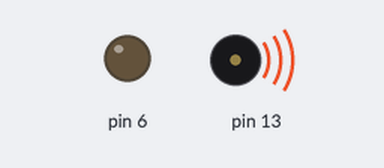
Bench run of a sketch on a simulated Arduino Uno, built with avr-gcc and run on an emulated ATmega328P. Parts: output pins drawn as LEDs (lit = HIGH), buzzer (waves = sounding). The modem accepts every AT command (registered, SIM ready, sends succeed) and sends nothing else.

Above: at 0.1 s.
At 13.1 s:
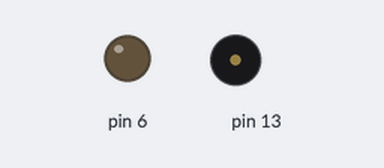
Timing chart, 0 to 14.6 s (numbered marks = the images above):
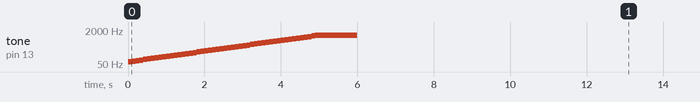

The sketch:

BLE_autoconnect.ino
```cpp
#include <SoftwareSerial.h>
SoftwareSerial mySerial(7,8); // RX, TX
// Connect BT05      Arduino Uno
//     TXD          Pin 7
//     RXD          Pin 8
//     VCC          5V
//     Gnd          Gnd
//     Speaker      Pin 13 and to ground (Attention)
//     LED          Pin 6 (long leg) and 330 Ohm resistor to graound (Meditation)
/*  Provisions: Purchase from Sichiray China a mindwave BLE Headset for about 100$
 *              Purchase from Amazon  2 von Bobury BT05 A Bluetooth 4.0 BLE Modul Cc2541 Serial Modul Transparente Übertragung Ibeacon
                          Verkauf durch: bobury EUR 4,75
                Take an Arduino Uno with a shield, connect the BLE module as above and load the program
                open the Serial Monitor and check, if the baudrate is 9600 and as well NL and CR are activated
                Give the Command AT the response must be OK
                Give the Command AT+ROLE the response must be +ROLE0
                Give the Command AT+ROLE1 the response mus be +get1, the BT05 is in master mode and this choice is permanent also in power down
    Using:      Open the Serial Monitor as above, give AT, than AT+INQ, the BT05 searches for slaves, and than AT+CONN1, if it is the first module
                Than the Headsets sends data, to see the data in order, give on the monitor E
                To see the meditation and attention value give M
    S180127_BLE_autoconnect:  The AT commands are given automaitcally with no response on success beside the BT05 LED turns from blinking to permanent
                               as well as the Sichiray headset blue diode
                               When the headset is switched of, please switch it on again and press the reset button on the Arduino, than automatic
                               connection is repeated
                               When the connection is broken by switching off the headset and waiting for seconds, the AT commands can be given manually.
 */
#define NoTone 0
#define c1    65
#define des1  69
#define d1    73
#define es1   77
#define e1    82
#define f1    87
#define ges1  92
#define g1    98
#define as1   103
#define a1    110
#define b1    116
#define h1    123
#define c2    130
#define des2  138
#define d2    146
#define es2   155
#define e2    164
#define f2    174
#define ges2  185
#define g2    196
#define as2   207
#define a2    220
#define b2    231
#define h2    246
#define c3    261
#define des3  277
#define d3    293
#define es3   311
#define e3    329
#define f3    349
#define ges3  369
#define g3    392
#define as3   415
#define a3    440
#define b3    466
#define h3    493
#define c4    523
#define des4  554
#define d4    587
#define es4   622
#define e4    659
#define f4    698
#define ges4  739
#define g4    783
#define as4   830
#define a4    880
#define b4    932
#define h4    987
#define c5    1046
#define des5  1108

int toene[51] = {NoTone,c1,des1,d1,es1,e1,f1,ges1,g1,as1,a1,b1,h1,c2,des2,d2,es2,e2,f2,ges2,g2,as2,a2,b2,h2,c3,des3,d3,es3,e3,f3,ges3,g3,as3,a3,b3,h3,c4,des4,d4,es4,e4,f4,ges4,g4,as4,a4,b4,h4,c5,des5};

bool dataFlag = true, beginFlag = false,reduceFlag = true, atFlag = false, displayFlag = false;
double actualTime = 0, readTime = 0;
int sig = 200, attention = 0, meditation = 0, counter = 0, i = 0, elapse = 1;
long Wert[50];
byte data[50];
char c;
char d;
byte e = '0';
String Send ="";

void setup() {
  Serial.begin(9600);
  mySerial.begin(9600);
  for(i = 1; i <= 50;i++){tone(13,toene[i]);delay(100);}
  delay(1000);
  noTone(13);
  autoconnect();
  c = 'M';// set M mode as default mode
  data[5] = 200;
  pinMode(6, OUTPUT);
  for (i = 1; i <= 50; i++) Wert[i] = 0;
 // Serial.println("automatic connection completed");//check the blue diode on Sichiray Headset permanently lid
}

void loop() {
  actualTime = millis();
  Send ="";// Send is the string containing all available data in one set and is used to be transmitted via serial interface, esp. to TWEDGE

  if (Serial.available()) {
    c = Serial.read();
    mySerial.print(c);}
    // decision, what has to be transmitted over serial interface
    if (c == 'X'){dataFlag = true;reduceFlag = false;atFlag = false;displayFlag = false;} //print Bytes
    if (c == 'A'){dataFlag = false;reduceFlag = false;atFlag = true;displayFlag = false;} //AT commands + Direct read, to give AT commands the Sichiray headset should be switched off
    if (c == 'M'){dataFlag = true;reduceFlag = true;atFlag = false;displayFlag = false;}  //measuring all data and print as semicolon seperated string, default mode and TWEDGE mode
               /*Signal fail;
                Delta;
                Theta;
                Low Alpha;
                High Alpha;
                Low Beta;
                High Beta;
                Low Gamma;
                Mid Gamma;
                Attention;
                Meditation */
     if (c == 'D'){dataFlag = true;reduceFlag = true;atFlag = false;displayFlag = true;}//print signal, attention and meditation with headers


  if (mySerial.available()) {
      //read as character, when dataFlag false, read as byte, when dataFlag true
      if (dataFlag == false)d = mySerial.read();
      else e = mySerial.read();
      // test if pause has occured between data sets and identify the begin of dataset:
      if (actualTime - readTime > 200){
        beginFlag = true;
        counter = 1;
        if (reduceFlag == false || displayFlag == true)Serial.println();
        //if (displayFlag == true)Serial.println("new data");
       }else beginFlag = false;

    if(atFlag == false){
      data[counter] = e;
      counter++;
      }

      readTime = millis();
      if  (reduceFlag == false){
        if (dataFlag == false)Serial.print(d);
        else Serial.print(e);
        if(atFlag == false)Serial.print (" ");
        } else if (counter == 35){//when all 35 bytes have been arrived the data array can be analysed
         if (displayFlag == true){ Serial.print("signal\t");Serial.print(data[5]);}
         //digital filtering by about a factor of 3
          sig = sig*0.7 + data[5]*0.3; //signal fail value, sig = 0 is ideal, sig = 200 means no contact to skin
          Send = (String)sig + ";";
          // dechiffer spectral data
          for(i=10; i<32; i+=3){
            Wert[i] =  Wert[i]*0.7 + ((long)data[i]+ ((long)data[i-1])*256 + ((long)data[i-2])*256*256)*0.3;
            Send += (String)Wert[i] + ";";

            }

         if (displayFlag == true){Serial.print("\tattention\t");Serial.print(data[33]);}
         // add attention value to the string Send
         attention = attention*0.7 + data[33]*0.3;
          Send += (String)attention + ";";   // attention signal ranging from 0 to 100

         if (displayFlag == true){Serial.print("\tmeditation\t");Serial.print(data[35]);}
         // add meditation value to the string Send
           meditation = meditation*0.7 + data[35]*0.3;
           Send += (String)meditation;      // meditation signal ranging from 0 to 100

           elapse++;
            if (elapse > 2) {
            if (displayFlag == false)  Serial.println(Send);
              elapse = 0;
            }


          if (data[5] < 200){
            tone(13,  toene[(int)(data[33]/2)]);
            analogWrite (6, (int)(data[35]*2.55));
            } else {
              noTone(13); //Turn Speaker off
              analogWrite (6, 0); //Turn LED off
              }

        }
     }
}
void autoconnect(void){
  mySerial.print('A');
  mySerial.print('T');
  mySerial.print('+');
  mySerial.print('I');
  mySerial.print('N');
  mySerial.print('Q');
  mySerial.print('\r');
  mySerial.print('\n');
  delay(5000);
  mySerial.print('A');
  mySerial.print('T');
  mySerial.print('+');
  mySerial.print('C');
  mySerial.print('O');
  mySerial.print('N');
  mySerial.print('N');
  mySerial.print('1');
  mySerial.print('\r');
  mySerial.print('\n');
  delay(2000);
}
```
